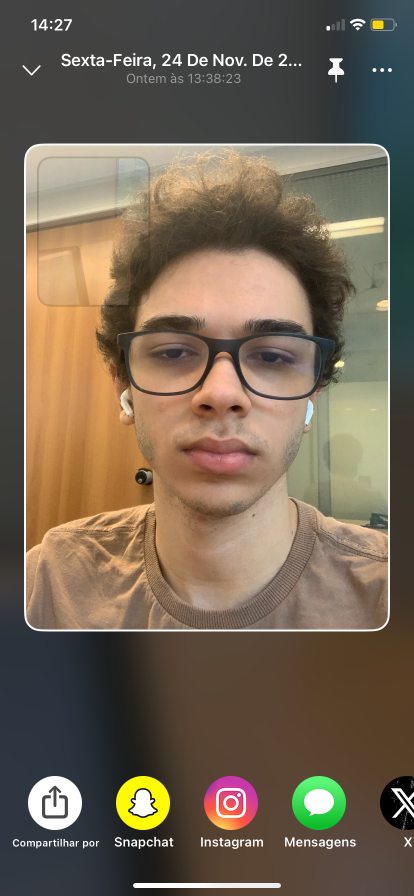
#> input picture photos/IMG(5219).PNG, 828 x 1792 px, found by its file name (shown at 1/2 size); its folder holds 4 pictures in this run
$ python Eigenfaces.py
#> lines starting #> are read from the running program, lines starting #| are printed output that depends on the picture
import numpy as np
import matplotlib.pyplot as plt
import scipy.io
import os
import cv2
from PIL import Image

def resize_img(imagem, redimen):
    resize_imagem = cv2.resize(imagem, dsize=(redimen, redimen), interpolation=cv2.INTER_LINEAR)
    return np.array(resize_imagem)


# [4 lines left out: function show, not called in this run]


def get_imagens(endereco, files, shape, cor = True, corte = (0,0), redimen = 0):

#> called with endereco = 'photos', shape = (775, 775), cor = False, corte = (340, 25), redimen = 240
    num_photos = len(files)

    width,height = shape

    if redimen != 0:
        width,height = redimen, redimen
        x1, y1 = corte
        x2 = x1 + shape[0]
        y2 = y1 + shape[1]
    else:
        x1, y1 = corte
        x2 = x1 + width
        y2 = y1 + height


    if cor:
        imagens = np.zeros((num_photos,width,height,3))
    else:
        imagens = np.zeros((num_photos,width,height))

    imagens = imagens.astype(np.uint8)

    for i, file in enumerate(files):

        imagem = Image.open(f'{endereco}\\{file}')
#> imagem is the input picture: PIL image 828x1792 RGB; mean R, G, B 116.1, 101.2, 83.7
        if not cor: imagem = imagem.convert('L')
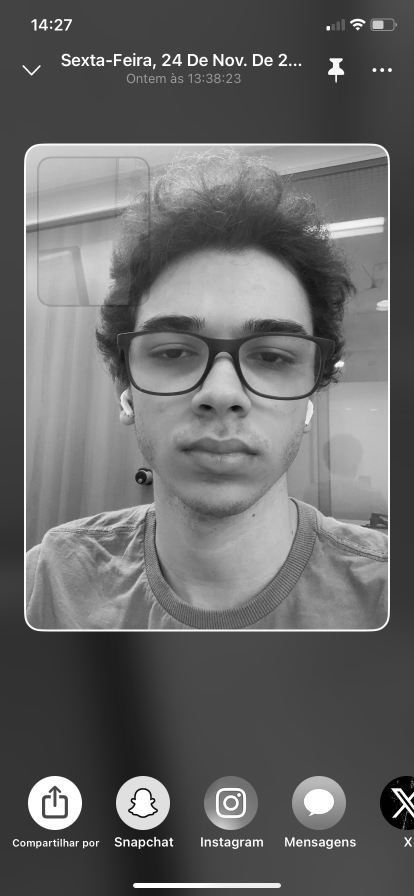
#> imagem: PIL image 828x1792 L (shown at 1/2 size); min 0, max 255, mean 103.7
        imagem_numpy = np.array(imagem)
        imagem_numpy

        imagem_numpy = imagem_numpy[x1:x2,y1:y2]                # Corte da imagem original
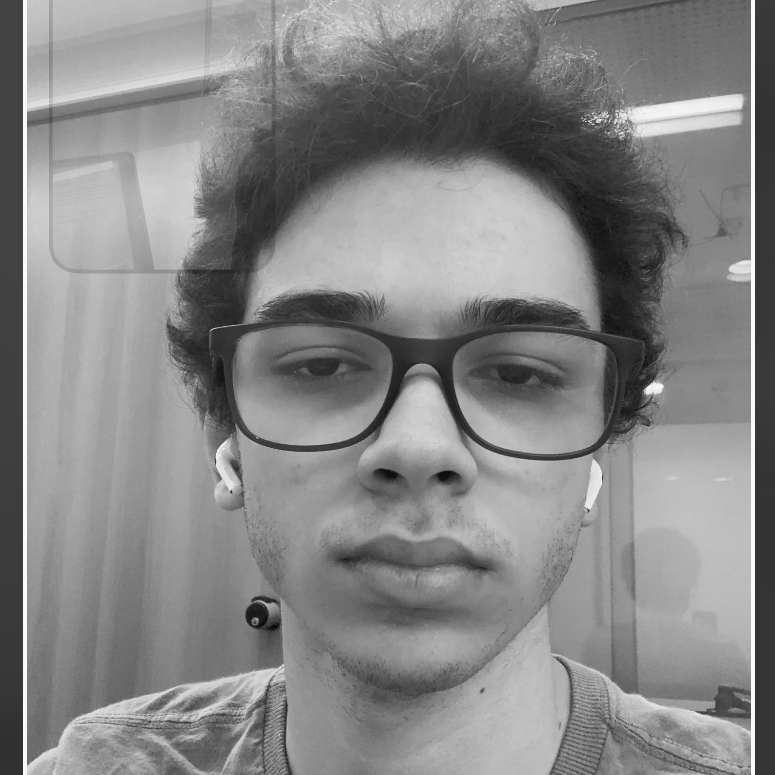
#> imagem_numpy: shape (775, 775); min 8, max 250, mean 133.5

        if redimen != 0: imagem_numpy = resize_img(imagem_numpy, redimen)   # Redimensionar as imagens
#> in resize_img, `resize_imagem = cv2.resize(imagem, dsize=(redimen, redimen), interpola..`:
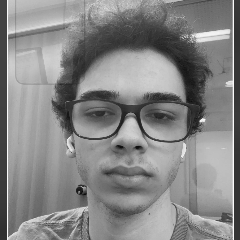
#> resize_imagem: shape (240, 240); min 11, max 250, mean 133.5


        imagens[i] = imagem_numpy                               # Adição da imagem i ao array
#> pass 2 of the loop in get_imagens, `for i, file in enumerate(files):`:
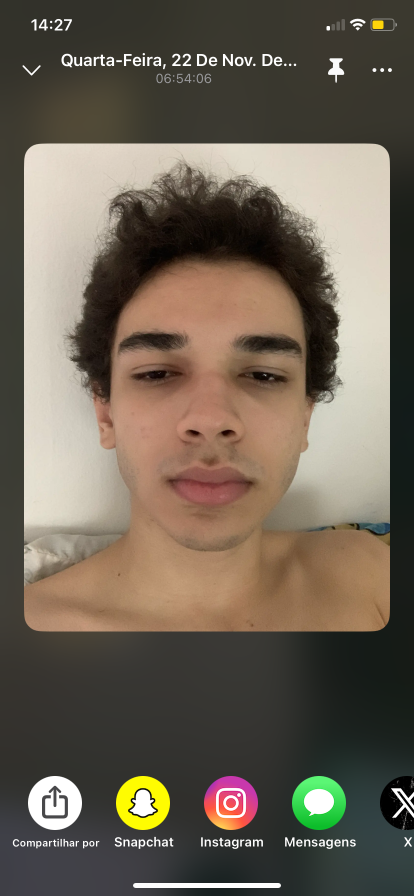
#> input picture photos/IMG(5220).PNG, 828 x 1792 px, found by its file name (shown at 1/2 size)
#> in get_imagens, imagem is the input picture: PIL image 828x1792 RGB; mean R, G, B 109.2, 99, 85.3
#> in get_imagens, `if not cor: imagem = imagem.convert('L')`:
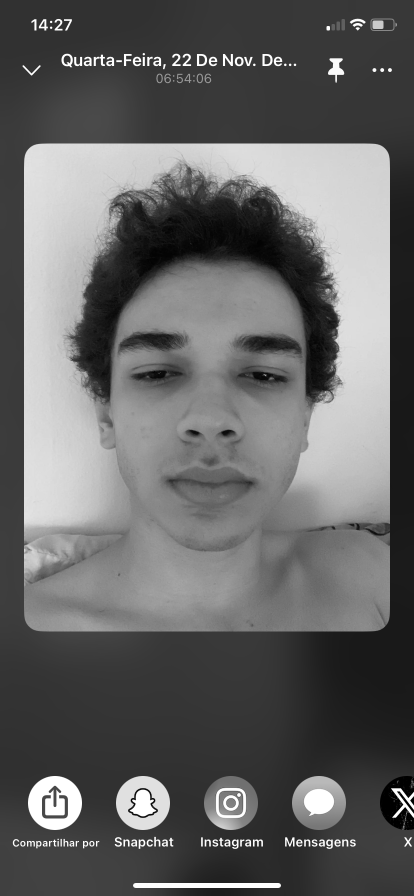
#> imagem: PIL image 828x1792 L (shown at 1/2 size); min 0, max 255, mean 100.5
#> in get_imagens, `imagem_numpy = imagem_numpy[x1:x2,y1:y2]`:
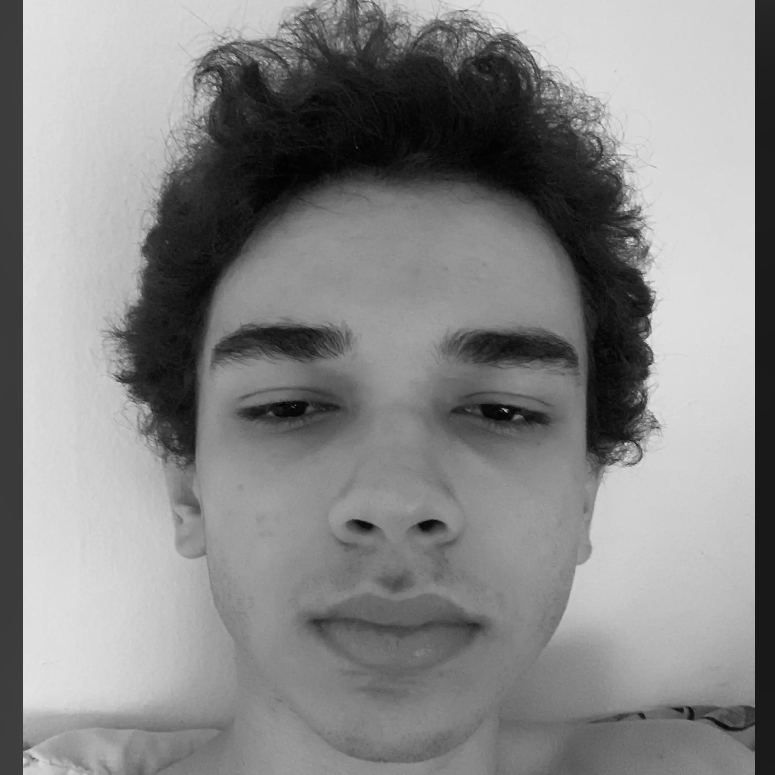
#> imagem_numpy: shape (775, 775); min 1, max 228, mean 135
#> pass 3 of the loop in get_imagens, `for i, file in enumerate(files):`:
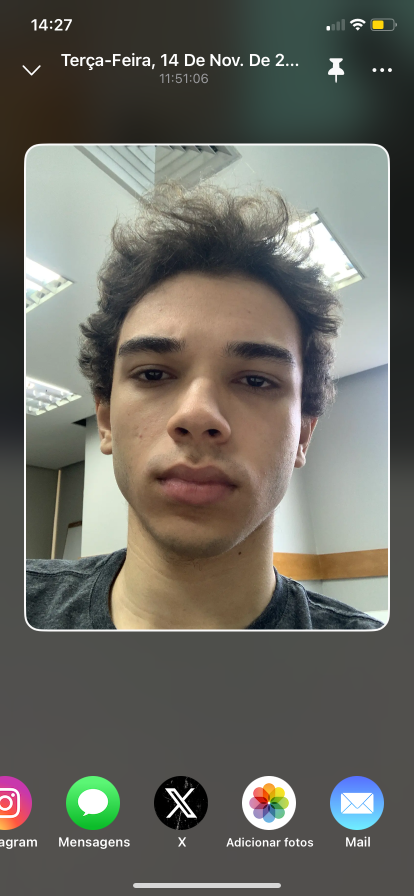
#> input picture photos/IMG(5221).PNG, 828 x 1792 px, found by its file name (shown at 1/2 size)
#> in get_imagens, imagem is the input picture: PIL image 828x1792 RGB; mean R, G, B 106.7, 105.8, 98.2
#> in get_imagens, `if not cor: imagem = imagem.convert('L')`:
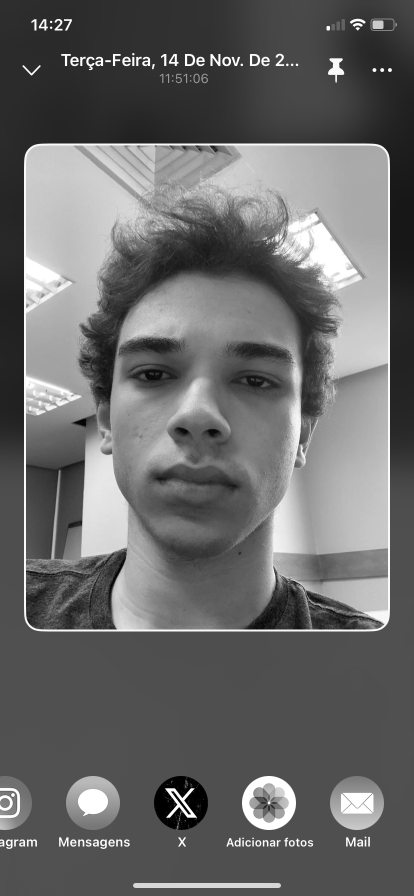
#> imagem: PIL image 828x1792 L (shown at 1/2 size); min 0, max 255, mean 105.2
#> in resize_img (call 3), `resize_imagem = cv2.resize(imagem, dsize=(redimen, redimen), interpola..`:
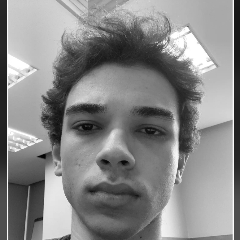
#> resize_imagem: shape (240, 240); min 3, max 255, mean 135.9
#> the loop made 4 passes; the first 3 are shown

    return imagens

def proporcao(tamanho):
    x = tamanho**(1/2)
    x = round(x)
    while(tamanho % x != 0):
        x -= 1
    y = int(tamanho/x)
    return x, y

def show_photos(imagens, cmap ='gray'):

#> called with imagens = array of shape (4, 240, 240), cmap = 'gray'
    tamanho = imagens.shape[0]
#> tamanho = 4

    dim_x, dim_y = proporcao(tamanho)
#> dim_x = 2; dim_y = 2

    # Configurar a plotagem para mostrar imagens
    fig, axs = plt.subplots(dim_y, dim_x)

    # Iterar sobre as imagens e exibi-las em sequência
    for i in range(dim_y):
        for j in range(dim_x):
            axs[i,j].imshow(imagens[i*dim_x+j], cmap = cmap)
            axs[i,j].axis('off')  # Desativar eixos para uma melhor visualização

    # Exibir a sequência de imagens
    plt.show()
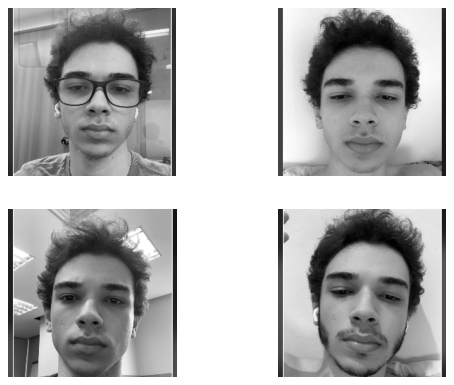
#> figure drawn by matplotlib, 4 panels

# [51 lines left out: functions create_photo, images_vector, reconstruct_image, not called in this run]

endereco = "photos"
lista_de_fotos = os.listdir(endereco)

imagens_0 = get_imagens(endereco, lista_de_fotos, (775, 775), cor = False, corte = (340,25), redimen=240)

show_photos(imagens_0)

endereco = "fotos"
#> (the run stopped early here; a loop or call above may not have finished)
